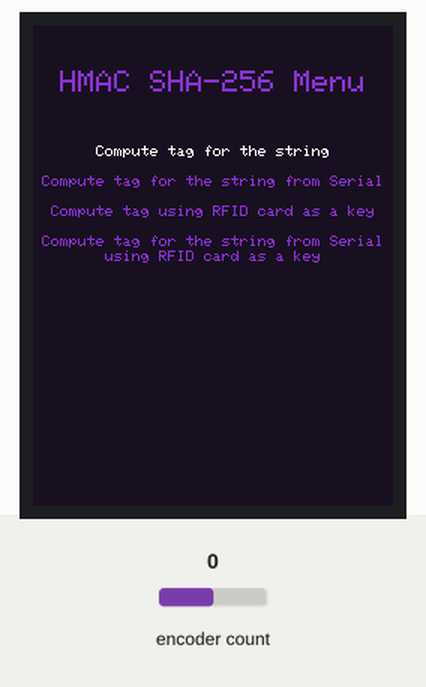
This sketch was run on a simulated ESP32. Shown: 240×320 colour display. The inputs (shaded band) are chosen by the test bench; at power-on: encoder count 0.

Above: at 1.4 s.
1.5 s: encoder count set to 4
At 1.53 s:
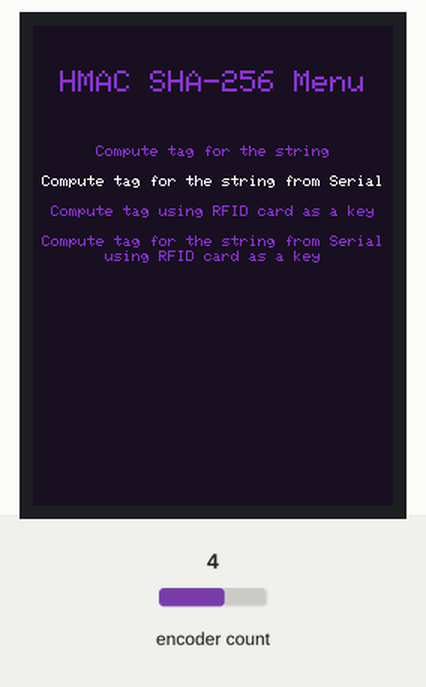
3.0 s: encoder count set to 3
At 3.6 s:
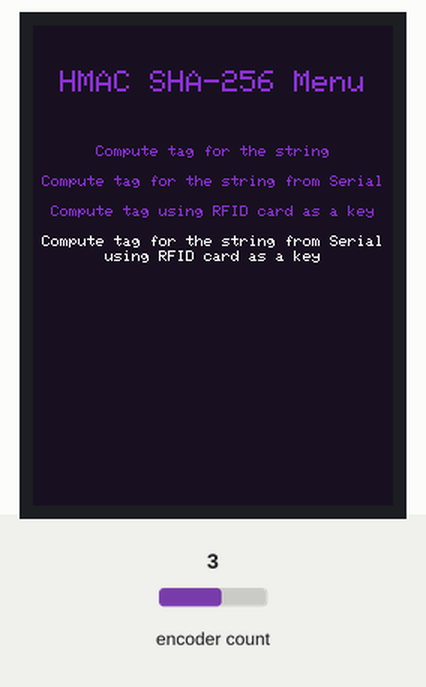
4.5 s: encoder count set to 2
At 5.9 s:
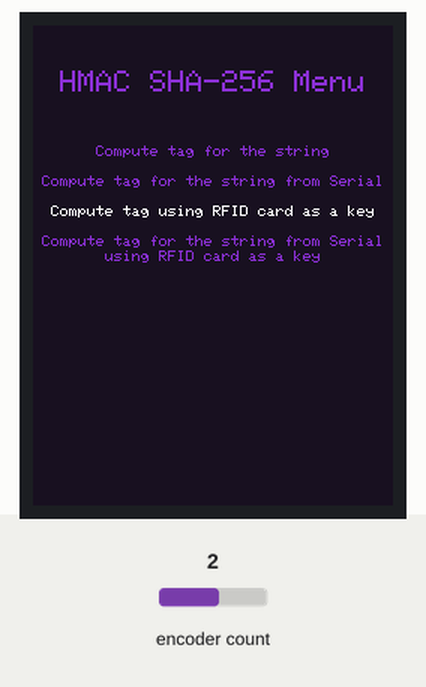
Timing chart, 0 to 7.5 s (numbered marks = the images above; inputs shaded):
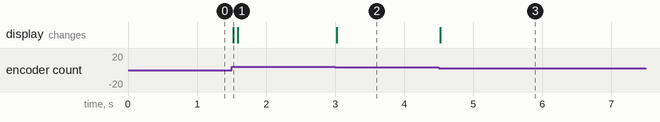

The sketch:

HMAC-SHA256_hash_menu.ino
```cpp
// (licence header left out)
#include <Adafruit_GFX.h>                                                   // include Adafruit graphics library
#include <Adafruit_ILI9341.h>                                               // include Adafruit ILI9341 TFT library
#include <EncButton2.h>
#define TFT_CS    15                                                        // TFT CS  pin is connected to ESP32 pin D15
#define TFT_RST   4                                                         // TFT RST pin is connected to ESP32 pin D4
#define TFT_DC    2                                                         // TFT DC  pin is connected to ESP32 pin D2
                                                                            // SCK (CLK) ---> ESP32 pin D18
                                                                            // MOSI(DIN) ---> ESP32 pin D23

Adafruit_ILI9341 tft = Adafruit_ILI9341(TFT_CS, TFT_DC, TFT_RST);
EncButton2<EB_ENC> enc0(INPUT, 26, 27);
int curr_key;

void disp_centered_text(String t_disp, int y){
   int16_t x1, y1;
   uint16_t w, h;
   tft.getTextBounds(t_disp, 240, 0, &x1, &y1, &w, &h);
   tft.setCursor(120 - (w / 2), y);
   tft.print(t_disp);
}

void HMAC_sha256_menu(int curr_pos){
  tft.setTextColor(0x899a, 0x1884);
  tft.setTextSize(1);
  if (curr_pos == 0){
    tft.setTextColor(0xffff, 0x1884);
    disp_centered_text("Compute tag for the string", 80);
    tft.setTextColor(0x899a, 0x1884);
    disp_centered_text("Compute tag for the string from Serial", 100);
    disp_centered_text("Compute tag using RFID card as a key", 120);
    disp_centered_text("Compute tag for the string from Serial", 140);
    disp_centered_text("using RFID card as a key", 150);
  }
  if (curr_pos == 1){
    disp_centered_text("Compute tag for the string", 80);
    tft.setTextColor(0xffff, 0x1884);
    disp_centered_text("Compute tag for the string from Serial", 100);
    tft.setTextColor(0x899a, 0x1884);
    disp_centered_text("Compute tag using RFID card as a key", 120);
    disp_centered_text("Compute tag for the string from Serial", 140);
    disp_centered_text("using RFID card as a key", 150);
  }
  if (curr_pos == 2){
    disp_centered_text("Compute tag for the string", 80);
    disp_centered_text("Compute tag for the string from Serial", 100);
    tft.setTextColor(0xffff, 0x1884);
    disp_centered_text("Compute tag using RFID card as a key", 120);
    tft.setTextColor(0x899a, 0x1884);
    disp_centered_text("Compute tag for the string from Serial", 140);
    disp_centered_text("using RFID card as a key", 150);
  }
  if (curr_pos == 3){
    disp_centered_text("Compute tag for the string", 80);
    disp_centered_text("Compute tag for the string from Serial", 100);
    disp_centered_text("Compute tag using RFID card as a key", 120);
    tft.setTextColor(0xffff, 0x1884);
    disp_centered_text("Compute tag for the string from Serial", 140);
    disp_centered_text("using RFID card as a key", 150);
  }
}

void setup() {
   tft.begin();
   tft.setRotation(0);
   tft.fillScreen(0x1884);
   tft.setTextSize(2);
   tft.setTextColor(0x899a, 0x1884);
   disp_centered_text("HMAC SHA-256 Menu", 30);
   curr_key = 0;
   HMAC_sha256_menu(curr_key);
}

void loop(){
  enc0.tick();
  if (enc0.left())
    curr_key--;
  if (enc0.right())
    curr_key++;

  if(curr_key < 0)
    curr_key = 3;

  if(curr_key > 3)
    curr_key = 0;

  if (enc0.turn()) {
    HMAC_sha256_menu(curr_key);
  }
}
```

Measured:
- after the input at 1.5 s, the display: changes at once (image 1)
- after the input at 3.0 s, the display: changes at once (image 2)
- after the input at 4.5 s, the display: changes at once (image 3)
